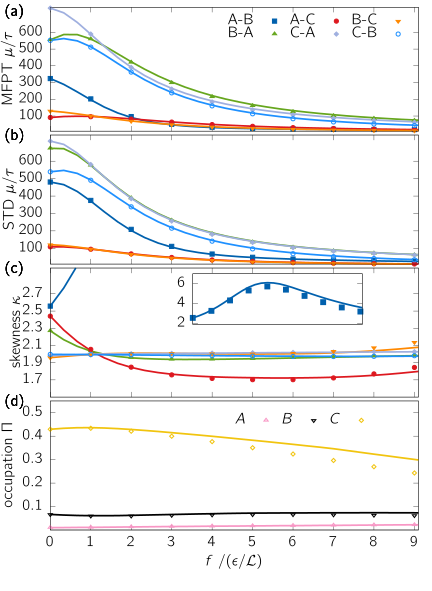

gnuplot code for this plot:

set terminal cairo size 11cm,15cm standalone color colortext header \
   "\\renewcommand\\familydefault{\\sfdefault}\\usepackage{cmbright}"


set output 'mom_5010.tex'

set tmargin 0.5
set bmargin 0.2
set lmargin 7
set rmargin 2
unset xtics


set style line 2 lc rgb '#0060ad' lt 1 lw 5 pt 5 ps 0.5   #  blue
set style line 3 lc rgb '#dd181f' lt 1 lw 5 pt 7 ps .5   # red
set style line 4 lc rgb '#66A61E' lt 1 lw 5 pt 9 ps .5   #  green
set style line 6 lc rgb '#ff8800' lt 1 lw 5 pt 11 ps .5   #  orange
set style line 7 lc rgb '#9FAFDF' lt 1 lw 5 pt 13 ps 0.5   #royal blue
set style line 8 lc rgb '#1E90FF' lt 1 lw 5 pt 6 ps 0.5   #  slate blue
set style line 1 lc rgb '#F897C5' lt 1 lw 5 pt 8 ps 0.5   # taffy
set style line 5 lc rgb 'black' lt 1 lw 5 pt 10 ps 0.5   # black
set style line 9 lc rgb '#f1c40f' lt 1 lw 5 pt 12 ps 0.5   #yellow


set multiplot 

set origin 0,0.775
set size 1,0.225

set xtics
set format x ''

set xrange[0.0:9.1]
set yrange[10:750]

set ytics 100,100,601


unset xlabel

set ylabel "MFPT $\\mu / \\tau$" offset -0,0

set key at graph 1.,0.94 samplen 3  horizontal

set label '(a)' at screen 0.01,0.98
set label '(b)' at screen 0.01,0.77
set label '(c)' at screen 0.01,0.545
set label '(d)' at screen 0.01,0.320

plot \
"../../data/Urew/mom1_cts_5010.dat" u 1:3 w l ls 2 lw 5 notitle, \
"../../data/Urew/mom1_cts_5010.dat" u 1:4 w l ls 3 lw 5 notitle, \
"../../data/Urew/mom1_cts_5010.dat" u 1:5 w l ls 4 lw 5 notitle, \
"../../data/Urew/mom1_cts_5010.dat" u 1:7 w l ls 6 lw 5 notitle, \
"../../data/Urew/mom1_cts_5010.dat" u 1:8 w l ls 7 lw 5 notitle, \
"../../data/Urew/mom1_cts_5010.dat" u 1:9 w l ls 8 lw 5 notitle, \
"../../data/Urew/mom1_5010.dat" u 1:3 ls 2 lw 3 title "A-B",\
"../../data/Urew/mom1_5010.dat" u 1:5 ls 4 lw 3 title "B-A" ,\
"../../data/Urew/mom1_5010.dat" u 1:4 ls 3 lw 3 title "A-C" ,\
"../../data/Urew/mom1_5010.dat" u 1:8 ls 7 lw 3 title "C-A",\
"../../data/Urew/mom1_5010.dat" u 1:7 ls 6 lw 3 title "B-C",\
"../../data/Urew/mom1_5010.dat" u 1:9 ls 8 lw 3 title "C-B"


unset key
set origin 0,0.55
set size 1,0.225
set tmargin 0.1

set yrange [10:750]
set ytics 100,100,601
set ylabel "STD $\\mu / \\tau$" offset 0.2,0
plot \
"../../data/Urew/mom2_cts_5010.dat" u 1:3 w l ls 2 lw 5 notitle, \
"../../data/Urew/mom2_cts_5010.dat" u 1:4 w l ls 3 lw 5 notitle, \
"../../data/Urew/mom2_cts_5010.dat" u 1:5 w l ls 4 lw 5 notitle, \
"../../data/Urew/mom2_cts_5010.dat" u 1:7 w l ls 6 lw 5 notitle, \
"../../data/Urew/mom2_cts_5010.dat" u 1:8 w l ls 7 lw 5 notitle, \
"../../data/Urew/mom2_cts_5010.dat" u 1:9 w l ls 8 lw 5 notitle, \
"../../data/Urew/mom2_5010.dat" u 1:3 ls 2 lw 3 title "A-B",\
"../../data/Urew/mom2_5010.dat" u 1:5 ls 4 lw 3 title "B-A" ,\
"../../data/Urew/mom2_5010.dat" u 1:4 ls 3 lw 3 title "A-C" ,\
"../../data/Urew/mom2_5010.dat" u 1:8 ls 7 lw 3 title "C-A",\
"../../data/Urew/mom2_5010.dat" u 1:7 ls 6 lw 3 title "B-C",\
"../../data/Urew/mom2_5010.dat" u 1:9 ls 8 lw 3 title "C-B"


set origin 0,0.325
set size 1,0.225

unset yrange
set yrange[1.5:3]
set ytics 1.7,0.2,2.8
set ylabel "skewness $\\kappa$" offset 1.1,0,0

plot \
"../../data/Urew/mom3_cts_5010.dat" u 1:3 w l ls 2 lw 5 notitle, \
"../../data/Urew/mom3_cts_5010.dat" u 1:4 w l ls 3 lw 5 notitle, \
"../../data/Urew/mom3_cts_5010.dat" u 1:5 w l ls 4 lw 5 notitle, \
"../../data/Urew/mom3_cts_5010.dat" u 1:7 w l ls 6 lw 5 notitle, \
"../../data/Urew/mom3_cts_5010.dat" u 1:8 w l ls 7 lw 5 notitle, \
"../../data/Urew/mom3_cts_5010.dat" u 1:9 w l ls 8 lw 5 notitle, \
"../../data/Urew/mom3_5010.dat" u 1:3 ls 2 lw 3 title "$A \\rightarrow B$",\
"../../data/Urew/mom3_5010.dat" u 1:5 ls 4 lw 3 title "$B \\rightarrow A$" ,\
"../../data/Urew/mom3_5010.dat" u 1:4 ls 3 lw 3 title "$A \\rightarrow C$" ,\
"../../data/Urew/mom3_5010.dat" u 1:8 ls 7 lw 3 title "$C \\rightarrow A$",\
"../../data/Urew/mom3_5010.dat" u 1:7 ls 6 lw 3 title "$B \\rightarrow C$",\
"../../data/Urew/mom3_5010.dat" u 1:9 ls 8 lw 3 title "$C \\rightarrow B$"

set origin 0,0.1
set size 1,0.225

set xtics nomirror

set yrange[0:0.55]
set ytics 0.1,0.1,0.5
set xlabel "$f~/ ( \\epsilon / \\mathcal{L} )$"
set ylabel "occupation $\\Pi$" offset 0.0,0,0
set format x

set key at graph 0.9,0.9

plot \
"../../data/Urew/ps_cts_5010.dat" u 1:2 w l ls 1 lw 5 notitle, \
"../../data/Urew/ps_cts_5010.dat" u 1:3 w l ls 5 lw 5 notitle, \
"../../data/Urew/ps_cts_5010.dat" u 1:4 w l ls 9 lw 5 notitle, \
"../../data/Urew/P_5010.dat" u 1:2 ls 1 lw 3 title "$A$", \
"../../data/Urew/P_5010.dat" u 1:3 ls 5 lw 3 title "$B$", \
"../../data/Urew/P_5010.dat" u 1:4 ls 9 lw 3 title "$C$"


#inset of skewness
set origin 0.33,0.45
set size 0.54,0.11
set bmargin 0.1
set tmargin 1
unset key
unset grid
set ytics 2,2,6
set yrange [1.9:7]
set format x ''
unset xlabel
unset ylabel
unset xtics

plot \
"../../data/Urew/mom3_5010.dat" u 1:3 ls 2 lw 5 notitle,\
"../../data/Urew/mom3_cts_5010.dat" u 1:3 w l ls 2 lw 5 notitle, \
